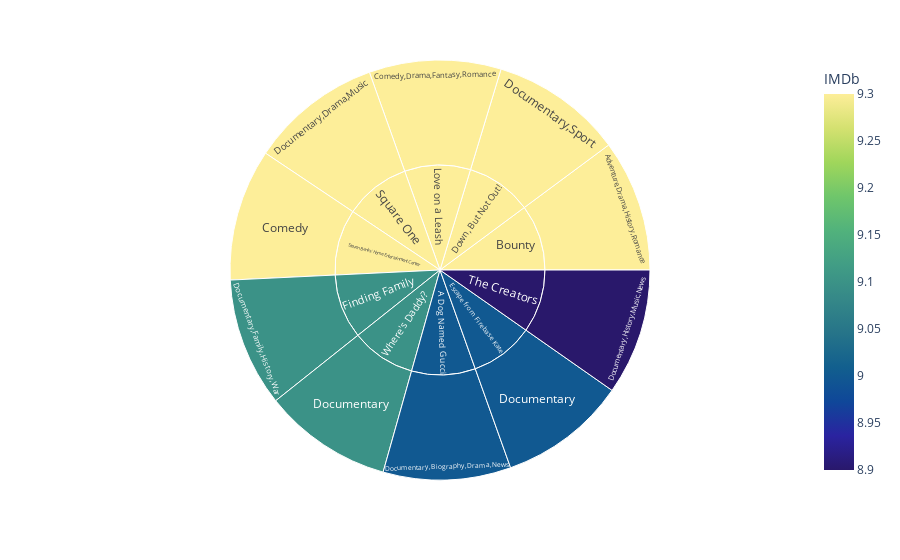

Here is the notebook cell this chart was saved with:
### Code cell
print('Prime Video')
sunburst(df_movies,'Prime Video','haline')

### Figure 1 — Plotly figure (JSON) as saved in the notebook; plotly's stock layout.template omitted (floating-point values rounded to 4 significant figures)
{"data": [{"branchvalues": "total", "customdata": [[9.3], [9.3], [9.3], [9], [9.1], [9], [9.3], [9.1], [8.9], [9.3], [9], [9.3], [9.3], [9], [9.1], [9.3], [9.3], [9.3], [8.9], [9.1]], "domain": {"x": [0, 1], "y": [0, 1]}, "hovertemplate": "labels=%{label}<br>IMDb_sum=%{value}<br>parent=%{parent}<br>id=%{id}<br>IMDb=%{color}<extra></extra>", "ids": ["Bounty/Adventure,Drama,History,Romance", "Steven Banks: Home Entertainment Center/Comedy", "Love on a Leash/Comedy,Drama,Fantasy,Romance", "Escape from Firebase Kate/Documentary", "Where's Daddy?/Documentary", "A Dog Named Gucci/Documentary,Biography,Drama,News", "Square One/Documentary,Drama,Music", "Finding Family/Documentary,Family,History,War", "The Creators/Documentary,History,Music,News", "Down, But Not Out!/Documentary,Sport", "A Dog Named Gucci", "Bounty", "Down, But Not Out!", "Escape from Firebase Kate", "Finding Family", "Love on a Leash", "Square One", "Steven Banks: Home Entertainment Center", "The Creators", "Where's Daddy?"], "labels": ["Adventure,Drama,History,Romance", "Comedy", "Comedy,Drama,Fantasy,Romance", "Documentary", "Documentary", "Documentary,Biography,Drama,News", "Documentary,Drama,Music", "Documentary,Family,History,War", "Documentary,History,Music,News", "Documentary,Sport", "A Dog Named Gucci", "Bounty", "Down, But Not Out!", "Escape from Firebase Kate", "Finding Family", "Love on a Leash", "Square One", "Steven Banks: Home Entertainment Center", "The Creators", "Where's Daddy?"], "marker": {"coloraxis": "coloraxis", "colors": [9.3, 9.3, 9.3, 9, 9.1, 9, 9.3, 9.1, 8.9, 9.3, 9, 9.3, 9.3, 9, 9.1, 9.3, 9.3, 9.3, 8.9, 9.1]}, "name": "", "parents": ["Bounty", "Steven Banks: Home Entertainment Center", "Love on a Leash", "Escape from Firebase Kate", "Where's Daddy?", "A Dog Named Gucci", "Square One", "Finding Family", "The Creators", "Down, But Not Out!", "", "", "", "", "", "", "", "", "", ""], "type": "sunburst", "values": [9.3, 9.3, 9.3, 9, 9.1, 9, 9.3, 9.1, 8.9, 9.3, 9, 9.3, 9.3, 9, 9.1, 9.3, 9.3, 9.3, 8.9, 9.1]}], "layout": {"coloraxis": {"colorbar": {"title": {"text": "IMDb"}}, "colorscale": [[0, "rgb(41, 24, 107)"], [0.09091, "rgb(42, 35, 160)"], [0.1818, "rgb(15, 71, 153)"], [0.2727, "rgb(18, 95, 142)"], [0.3636, "rgb(38, 116, 137)"], [0.4545, "rgb(53, 136, 136)"], [0.5455, "rgb(65, 157, 133)"], [0.6364, "rgb(81, 178, 124)"], [0.7273, "rgb(111, 198, 107)"], [0.8182, "rgb(160, 214, 91)"], [0.9091, "rgb(212, 225, 112)"], [1, "rgb(253, 238, 153)"]]}, "legend": {"tracegroupgap": 0}, "margin": {"t": 60}}}
